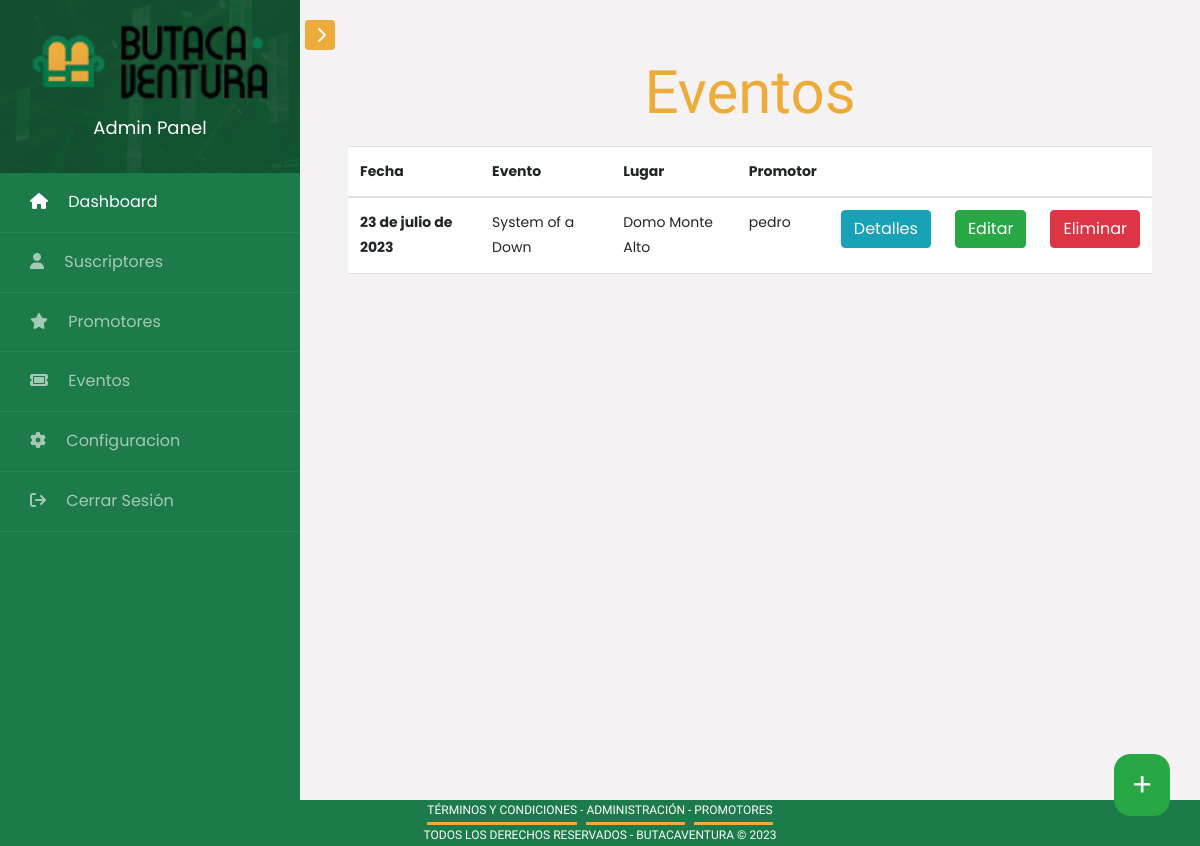
Before: /event_list/ (signed in) with the older database file.
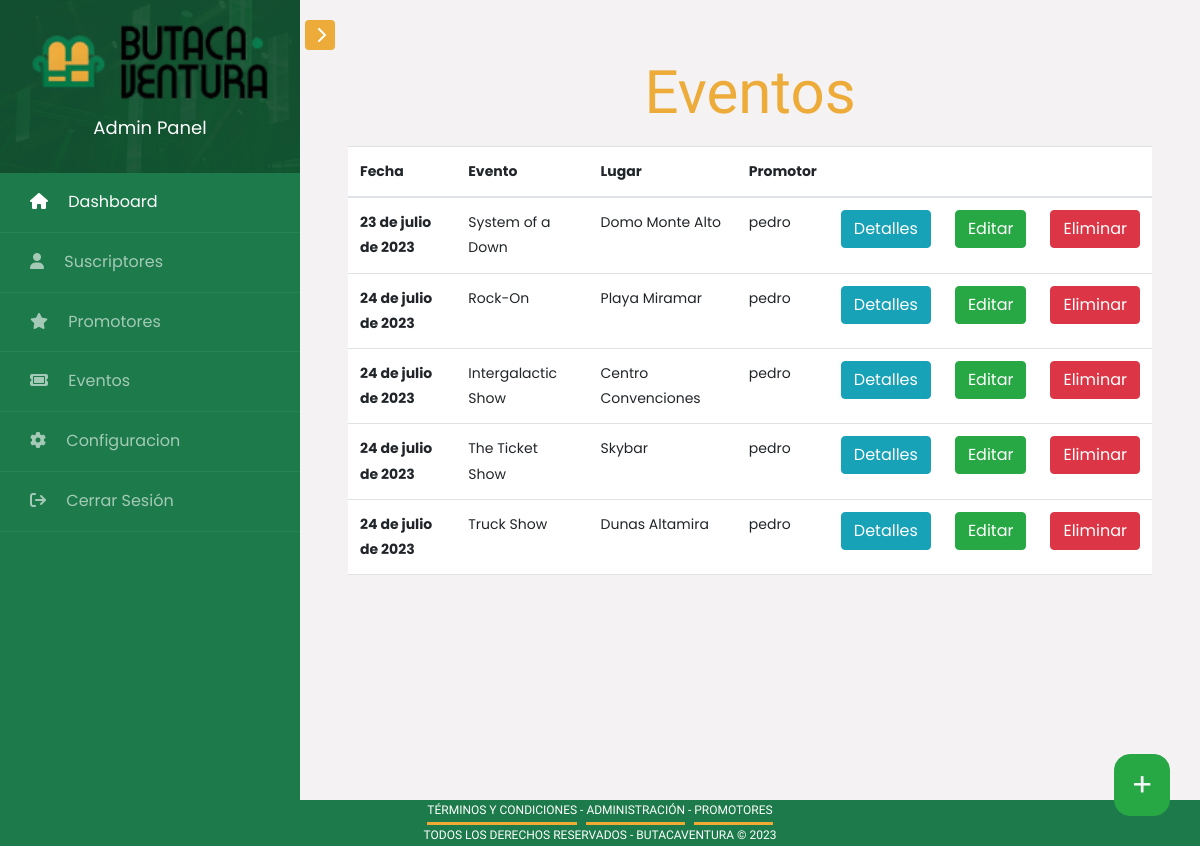
After: the same page with the newer database file.
### butaca/models.py (models this page shows, shortened)
class Event(models.Model):
    event_id = models.CharField(max_length=20, primary_key=True, unique=True)
    min_img = models.ImageField(default='', upload_to='event_galery', blank=True)
    bann_img = models.ImageField(default='', upload_to='event_galery', blank=True)
    bck_img = models.ImageField(default='', upload_to='event_galery', blank=True, null=True)
    name = models.CharField(max_length=50)
    date = models.DateField(auto_now=False, auto_now_add=False, null=True)
    location = models.CharField(max_length=50)
    state = models.ForeignKey(State, on_delete=models.CASCADE, null=True)
    city = models.ForeignKey(City, on_delete=models.CASCADE, null=True)
    country = models.ForeignKey(Country, on_delete=models.CASCADE, null=True)
    ticket_price = models.CharField(max_length=50, null=True)
    ticket_charge = models.CharField(max_length=50, null=True)
    ticket_level = models.CharField(max_length=50, null=True)
    url = models.CharField(max_length=50, null=True)
    min_price = models.CharField(max_length=50, null=True)
    max_price = models.CharField(max_length=50, null=True)
    active = models.BooleanField(default=False)
    promoter = models.ForeignKey(settings.AUTH_USER_MODEL, on_delete=models.CASCADE, related_name='promoter', null=True, blank=True)

### users/models.py (models this page shows, shortened)
class CustomUser(AbstractUser):
    user_id = models.CharField(max_length=20, primary_key=True, unique=True)
    birthday = models.DateField(auto_now=False, auto_now_add=False, null=True, blank=True)
    address = models.CharField(max_length=150, null=True)
    telephone = models.CharField(max_length=150, null=True)
    city = models.ForeignKey(City, on_delete=models.CASCADE, null=True, blank=True)
    state = models.ForeignKey(State, on_delete=models.CASCADE, null=True, blank=True)
    auth_age = models.BooleanField(default=False, blank=True)
    send_mail = models.BooleanField(default=False, blank=True)
    terms_conds = models.BooleanField(default=False, blank=True)
    status = models.CharField(max_length=50, null=True, blank=True)

### butaca/views.py (the view)
# urls.py: path('event_list/', EventListView.as_view(), name='event_list'),
class EventListView(LoginRequiredMixin, ListView):
    model = Event
    template_name = "butaca/event_list.html"
    context_object_name = 'events'

### butaca/templates/butaca/event_list.html (shortened to what this page needs)
{% extends 'base_dashboard.html' %}
{% block content %}
<div class="container">
    <h3 class="fontevents text-center">Eventos</h3>
</div>
<div>
    <table class="table">
        <thead>
          <tr>
            <th scope="col">Fecha</th>
            <th scope="col">Evento</th>
            <th scope="col">Lugar</th>
            <th scope="col">Promotor</th>
            <th scope="col"></th>
            <th scope="col"></th>
            <th scope="col"></th>
          </tr>
        </thead>
        <tbody>
          {% for event in events  %}
          <tr>
            <th scope="row">{{ event.date }}</th>
            <td>{{ event.name }}</td>
            <td>{{ event.location }}</td>
            <td>{{ event.promoter }}</td>
            <td class="text-end  col-1"><a class="btn btn-info" href="{% url 'event_detail' event.event_id %}">Detalles</a></td>
            <td class="text-end  col-1"><a class="btn btn-success" href="{% url 'event_update' event.event_id %}">Editar</a></td>
            <td class="text-end col-1">
              <button type="button" class="btn btn-danger" data-bs-toggle="modal" data-bs-target="#{{ event.event_id }}">
                Eliminar
              </button>
            </td>
          </tr>
          {% endfor %}
        </tbody>
    </table>
</div>
<a class="btn btn-success overflow-button px-3 rounded-4" href="{% url 'event_new' %}"><h2 class="m-auto text-light">
  +</h2>
</a>
{% endblock content %}

### templates/base_dashboard.html (shortened to what this page needs)
<!DOCTYPE html>
<html lang="es">
{% load static %}
<head>
    <link href="https://cdn.jsdelivr.net/npm/bootstrap@5.3.0/dist/css/bootstrap.min.css" rel="stylesheet">
    <link rel="stylesheet" href="https://cdnjs.cloudflare.com/ajax/libs/font-awesome/6.4.0/css/all.min.css">
    <link rel="stylesheet" href="{% static 'css/main.css' %}"/>
    <link rel="stylesheet" href="{% static 'css/style.css' %}"/>
<body style="background-color: #f4f2f2;">
    <div class="wrapper d-flex align-items-stretch">
      <nav id="sidebar">
          <div class="custom-menu">
              <button type="button" id="sidebarCollapse" class="btn btn-primary" style="background-color:#EDAB3A;"></button>
          </div>
          <div class="img bg-wrap text-center py-4" style="background-image: url({% static 'images/back_register2.jpg' %});">
            <div class="user-logo">
                <a href="{% url 'home' %}"><div class="img" style="background-image: url({% static 'images/logo_nav.png' %});"></div></a>
                <h3>Admin Panel</h3>
            </div>
          </div>
          <ul class="list-unstyled components mb-5">
            <li class="active">
              <a href="{% url 'dashboard' %}"><span class="fa fa-home mr-3"></span> Dashboard</a></li>
            <li>
              <a href="{% url 'suscriber_list' %}"><span class="fa fa-user mr-3 notif"></span> Suscriptores</a>
            </li>
            <li>
              <a href="{% url 'promoter_list' %}"><span class="fa fa-star mr-3"></span> Promotores</a>
            </li>
            <li>
              <a href="{% url 'event_list' %}"><span class="fa fa-ticket mr-3"></span> Eventos</a>
            </li>
            <li>
              <a href="{% url 'settings_admin' %}"><span class="fa fa-cog mr-3"></span> Configuracion</a>
            </li>
            <li>
              <a href="{% url 'logout' %}"><span class="fa fa-sign-out mr-3"></span> Cerrar Sesión</a>
            </li>
          </ul>
      </nav>
      <div id="content" class="p-4 p-md-5 pt-5">
        {% block content %}{% endblock content %}
      </div>
    </div>
</body>
<footer>
<div class="backgroundhome termsfont text-center">
  <a href="/terminosycondiciones/" style="color:#ffffff; border-bottom: 3px solid #efab35; display: inline-block;">
    TÉRMINOS Y CONDICIONES
  </a>
  -
  <a href="/administracion_general/" style=" color:#ffffff; border-bottom: 3px solid #efab35; display: inline-block;">
    ADMINISTRACIÓN
  </a>
  -
  <a href="/administracion_general/" style=" color:#ffffff; border-bottom: 3px solid #efab35; display: inline-block;">
    PROMOTORES
  </a>
  <div class="">TODOS LOS DERECHOS RESERVADOS - BUTACAVENTURA
    © 2023
  </div>
</div>
</footer>

### static/css/main.css (style rules this page uses)
.termsfont { color: #ffffff; font-family: 'Comfortaa', sans-serif; font-size: 12px; }
.backgroundhome { background-color:#1D7B4B; color:#ffffff; }
.fontevents { color: #EDAB3A; font-family: 'Comfortaa', sans-serif; font-size: 60px; }
.overflow-button { position: fixed; bottom: 30px; right: 30px; z-index: 9999; }

Changed rows visible on the page:
added Event: date "24 de julio de 2023", name "Rock-On", location "Playa Miramar", promoter "pedro"
added Event: date "24 de julio de 2023", name "Intergalactic Show", location "Centro Convenciones", promoter "pedro"
added Event: date "24 de julio de 2023", name "The Ticket Show", location "Skybar", promoter "pedro"
added Event: date "24 de julio de 2023", name "Truck Show", location "Dunas Altamira", promoter "pedro"
